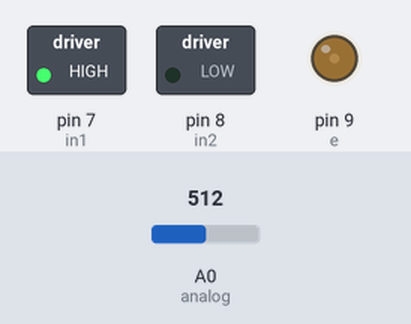
The sketch below on a simulated Arduino Uno, built with avr-gcc and run on an emulated ATmega328P. Parts: switched loads named in the sketch (green lamp = pin HIGH), output pins drawn as LEDs (lit = HIGH). Inputs (shaded band) come from the test bench; at power-on: A0 (analog) = 512. What the sketch prints to the serial monitor is not drawn.

Above: at 0.1 s.
Timing chart, 0 to 1.6 s (numbered marks = the images above):
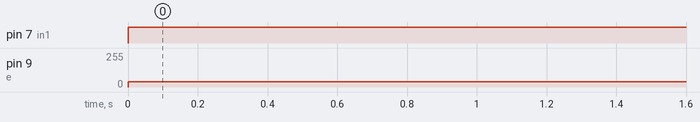

The sketch:

dc-bien-tro.ino
```cpp
int analog = A0;
int in1 = 7;
int in2 = 8;
int e = 9;

void setup() {
    Serial.begin(9600);
    pinMode(in1, OUTPUT);
    pinMode(in2, OUTPUT);
    pinMode(e, OUTPUT);
}

void loop() {
    digitalWrite(in1, HIGH);
    digitalWrite(in2, LOW);
    int analogread = analogRead(analog);
    int speed = map(analogread, 0, 1023, 0, 255);
    Serial.println("speed: ");
    Serial.println(speed);
    analogWrite(e, 40);
}

// cách lắp:
// Biến trở: giữa -> A0, 2 chân ngoài -> 5V và GND
// L298N: IN1 -> D7, IN2 -> D8, ENA -> D9, OUT1/OUT2 -> Motor
// Nguồn motor cấp vào chân VCC của L298N, GND nối chung Arduino
```

Measured:
- by itself, pin 7 (in1): LOW → HIGH at 0.00 s
- by itself, pin 9 (e): 0/255 → 40/255 at 0.00 s
